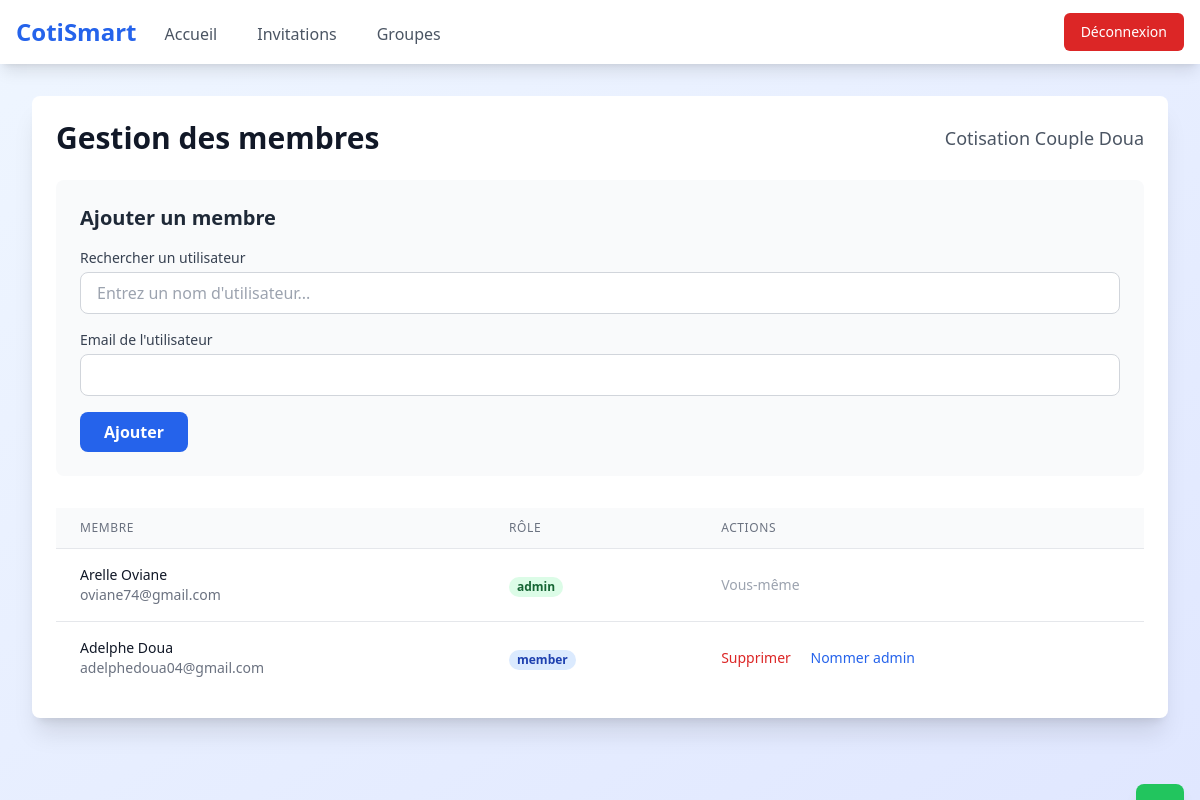
/group/1/members (signed in), run on the app's committed database.
### flask_app.py (models this page shows, shortened)
class Group(db.Model):
    id = db.Column(db.Integer, primary_key=True)
    name = db.Column(db.String(100), nullable=False)
    members = db.relationship('GroupMembership', backref='group', lazy=True)

class User(db.Model):
    id = db.Column(db.Integer, primary_key=True)
    username = db.Column(db.String(100), nullable=False, unique=True)
    email = db.Column(db.String(100), nullable=False, unique=True)
    password = db.Column(db.String(100), nullable=False)
    role = db.Column(db.String(100), nullable=False, default='user')
    groups = db.relationship('GroupMembership', backref='user', lazy=True)

class GroupMembership(db.Model):
    id = db.Column(db.Integer, primary_key=True)
    user_id = db.Column(db.Integer, db.ForeignKey('user.id'), nullable=False)
    group_id = db.Column(db.Integer, db.ForeignKey('group.id'), nullable=False)
    role = db.Column(db.String(50), nullable=False, default='member')

### flask_app.py (the view, shortened to what this page needs)
@app.route('/group/<int:group_id>/members', methods=['GET', 'POST', 'DELETE'])
def manage_members(group_id):
    if 'user_id' not in session:
        return redirect(url_for('connexion'))
    user = User.query.get(session['user_id'])
    pending_invitations_count = get_pending_invitations_count(user.id)
    group = Group.query.get_or_404(group_id)
    membership = GroupMembership.query.filter_by(
        user_id=user.id,
        group_id=group_id,
        role='admin'
    ).first()
    if not membership:
        return redirect(url_for('group'))
    members = db.session.query(User, GroupMembership)\
        .join(GroupMembership)\
        .filter(GroupMembership.group_id == group_id)\
        .all()
    return render_template('manage_members.html',
                         group=group,
                         members=members,
                         current_user=user,
                         pending_invitations_count=pending_invitations_count)

### flask_app.py (called while the page is built)
def get_pending_invitations_count(user_id):
    return GroupInvitation.query.filter_by(
        user_id=user_id,
        status='pending'
    ).count()

### templates/manage_members.html (shortened to what this page needs)
<!DOCTYPE html>
<html lang="fr">
<head>
    <script src="https://cdn.tailwindcss.com"></script>
</head>
<body class="bg-gradient-to-br from-blue-50 to-indigo-100 min-h-screen">
    {% include 'nav.html' %}
    <div class="max-w-7xl mx-auto px-4 sm:px-6 lg:px-8 py-8">
        <div class="bg-white rounded-lg shadow-xl overflow-hidden">
            <div class="p-6">
                <div class="flex items-center justify-between mb-6">
                    <h1 class="text-3xl font-bold text-gray-900">Gestion des membres</h1>
                    <span class="text-lg font-medium text-gray-600">{{ group.name }}</span>
                </div>
                <div class="mb-8 bg-gray-50 p-6 rounded-lg">
                    <h2 class="text-xl font-semibold text-gray-800 mb-4">Ajouter un membre</h2>
                    <div class="relative">
                        <label for="search_user" class="block text-sm font-medium text-gray-700 mb-1">
                            Rechercher un utilisateur
                        </label>
                        <div class="relative">
                            <input type="text" id="search_user"
                                   class="w-full px-4 py-2 border border-gray-300 rounded-lg focus:ring-2 focus:ring-blue-500 focus:border-blue-500"
                                   placeholder="Entrez un nom d'utilisateur..."
                                   autocomplete="off">
                        </div>
                    </div>
                    <form id="addMemberForm" class="space-y-4 mt-4">
                        <div>
                            <label for="email" class="block text-sm font-medium text-gray-700 mb-1">
                                Email de l'utilisateur
                            </label>
                            <input type="email" id="email" name="email"
                                   class="w-full px-4 py-2 border border-gray-300 rounded-lg focus:ring-2 focus:ring-blue-500 focus:border-blue-500"
                                   required>
                        </div>
                        <button type="submit"
                                class="bg-blue-600 hover:bg-blue-700 text-white font-bold py-2 px-6 rounded-lg transition duration-200">
                            Ajouter
                        </button>
                    </form>
                </div>
                <div class="overflow-x-auto">
                    <table class="min-w-full divide-y divide-gray-200">
                        <thead class="bg-gray-50">
                            <tr>
                                <th class="px-6 py-3 text-left text-xs font-medium text-gray-500 uppercase tracking-wider">Membre</th>
                                <th class="px-6 py-3 text-left text-xs font-medium text-gray-500 uppercase tracking-wider">Rôle</th>
                                <th class="px-6 py-3 text-left text-xs font-medium text-gray-500 uppercase tracking-wider">Actions</th>
                            </tr>
                        </thead>
                        <tbody class="bg-white divide-y divide-gray-200">
                            {% for user, membership in members %}
                                <tr class="hover:bg-gray-50">
                                    <td class="px-6 py-4 whitespace-nowrap">
                                        <div class="flex items-center">
                                            <div>
                                                <div class="text-sm font-medium text-gray-900">{{ user.username }}</div>
                                                <div class="text-sm text-gray-500">{{ user.email }}</div>
                                            </div>
                                        </div>
                                    </td>
                                    <td class="px-6 py-4 whitespace-nowrap">
                                        <span class="px-2 inline-flex text-xs leading-5 font-semibold rounded-full
                                            {% if membership.role == 'admin' %}bg-green-100 text-green-800{% else %}bg-blue-100 text-blue-800{% endif %}">
                                            {{ membership.role }}
                                        </span>
                                    </td>
                                    <td class="px-6 py-4 whitespace-nowrap text-sm font-medium">
                                        {% if user.id != current_user.id %}
                                            <button onclick="removeMember({{ user.id }})"
                                                    class="text-red-600 hover:text-red-900 mr-4">
                                                Supprimer
                                            </button>
                                            {% if membership.role != 'admin' %}
                                                <button onclick="makeAdmin({{ user.id }})"
                                                        class="text-blue-600 hover:text-blue-900">
                                                    Nommer admin
                                                </button>
                                            {% endif %}
                                        {% else %}
                                            <span class="text-gray-400">Vous-même</span>
                                        {% endif %}
                                    </td>
                                </tr>
                            {% endfor %}
                        </tbody>
                    </table>
                </div>
            </div>
        </div>
    </div>
    <div id="toast" class="fixed bottom-4 right-4 transform transition-transform duration-300 translate-y-full">
        <div class="bg-green-500 text-white px-6 py-3 rounded-lg shadow-lg">
        </div>
    </div>
</body>
</html>

### data on the page
Group: name "Cotisation Couple Doua"
User: username "Arelle Oviane", email "oviane74@gmail.com", role "admin", shows "Vous-même"
User: username "Adelphe Doua", email "adelphedoua04@gmail.com", role "member"
